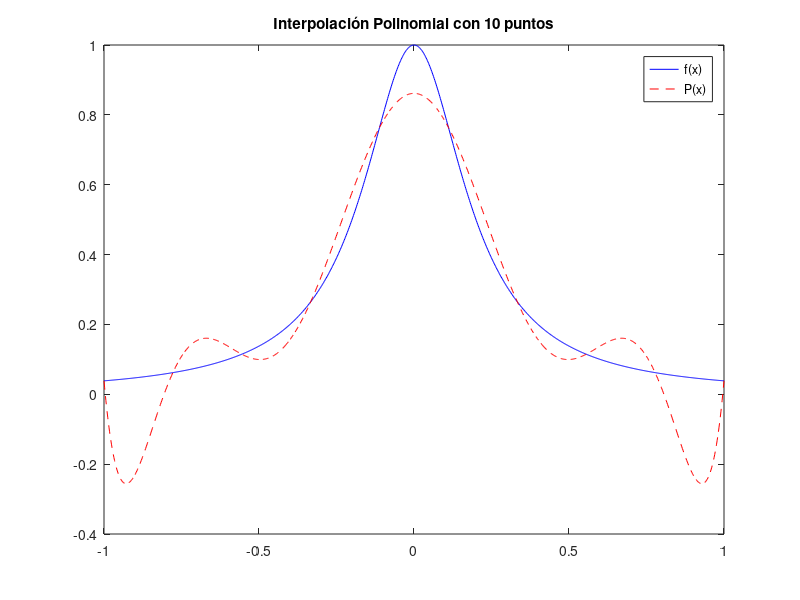
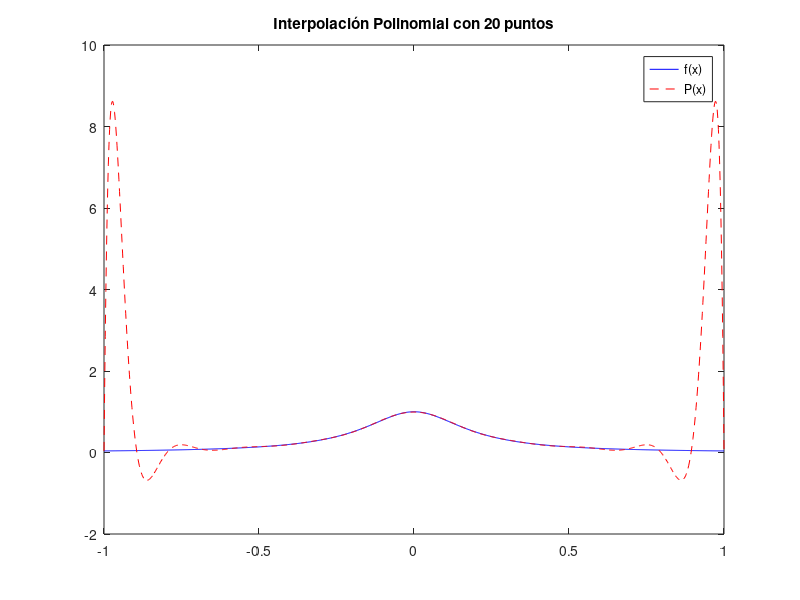
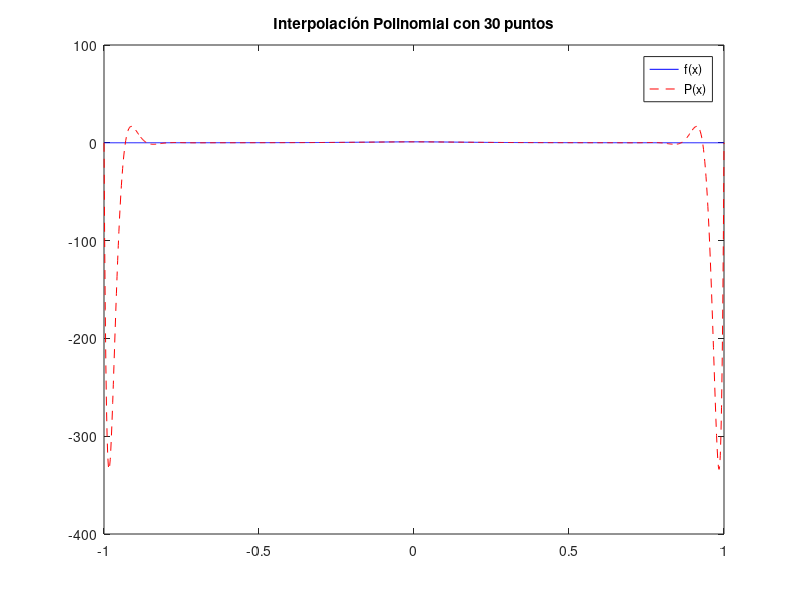
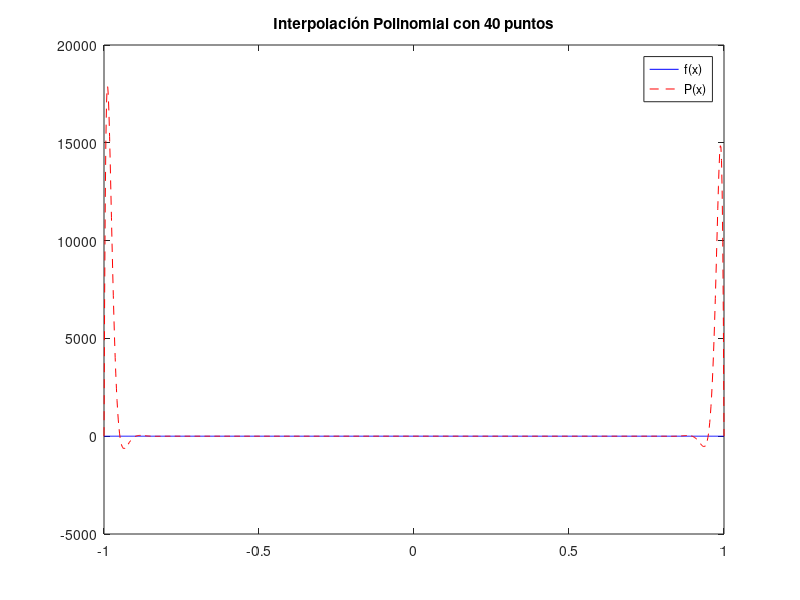

Recreate these plots in MATLAB, in order.
%% Tarea 2 de Análisis Numérico - Santiago Arroyo Lozano
% 317150700

%%%%%%%%%%%%%%%%%%%%%%% 1
%%%%%%%%%%%%%%%%%%%%%%% 1
%%%%%%%%%%%%%%%%%%%%%%% 1
%%%%%%%%%%%%%%%%%%%%%%% 1

%% Inciso 1
% Intervalo dado
a = 1/10;
b = 100;

% Números de puntos en las particiones
numPuntos = [5, 10, 20, 50];

% Bucle para cada número de puntos
for n = numPuntos
    x = linspace(a, b, n);

    % Construir la matriz de Vandermonde
    V = vander(x);

    % Calcular la constante de condición K(A)
    K_A = cond(V);

    % Mostrar resultados
    fprintf('Para %d puntos:\n', n);
    % disp(V);
    fprintf('Constante de condición K(A): %e\n', K_A);
    fprintf('--------------------------\n');
end
%% Inciso 3

%%%%%%%%%%%%%%%%%%%%%%% 3
%%%%%%%%%%%%%%%%%%%%%%% 3
%%%%%%%%%%%%%%%%%%%%%%% 3
%%%%%%%%%%%%%%%%%%%%%%% 3

f = @(x) 1 ./ (1 + 25*x.^2); % Runge
I = [-1, 1]; %Intervalo
numPuntos = [10, 20, 30, 40]; %Particiones
% fplot(f);

for n = numPuntos
    x = linspace(I(1), I(2), n);
    y = f(x); 

    % Polinomio de interpolación
    p = polyfit(x, y, n-1);
    
    % Gráfica de f(x) y P(x)
    xDense = linspace(I(1), I(2), 1000); % Puntos para una gráfica más suave
    yDense = f(xDense);
    pVals = polyval(p, xDense);
    
    figure; 
    plot(xDense, yDense, 'b-', xDense, pVals, 'r--');
    legend('f(x)', 'P(x)');
    title(['Interpolación Polinomial con ', num2str(n), ' puntos']);
end

%% Inciso 4

%%%%%%%%%%%%%%%%%%%%%%% 4
%%%%%%%%%%%%%%%%%%%%%%% 4
%%%%%%%%%%%%%%%%%%%%%%% 4
%%%%%%%%%%%%%%%%%%%%%%% 4
for n = numPuntos
    x = linspace(I(1), I(2), n);
    y = f(x);
    
    % Spline cúbico natural
    pp = spline(x, y); % pp es la forma de la pieza polinomial
    
    xDense = linspace(I(1), I(2), 1000); % Puntos para una gráfica más suave
    yDense = f(xDense);
    sVals = ppval(pp, xDense);
    
    figure;
    plot(xDense, yDense, 'b-', xDense, sVals, 'r--');
    legend('f(x)', 'S(x)');
    title(['Interpolación Spline con ', num2str(n), ' puntos']);
end

